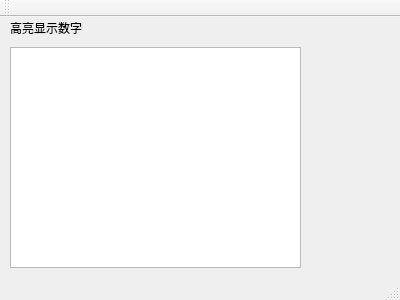
<?xml version="1.0" encoding="UTF-8"?>
<ui version="4.0">
 <class>MainWindow</class>
 <widget class="QMainWindow" name="MainWindow">
  <property name="geometry">
   <rect>
    <x>0</x>
    <y>0</y>
    <width>400</width>
    <height>300</height>
   </rect>
  </property>
  <property name="windowTitle">
   <string>MainWindow</string>
  </property>
  <widget class="QWidget" name="centralWidget">
   <widget class="QTextEdit" name="textEdit">
    <property name="geometry">
     <rect>
      <x>10</x>
      <y>30</y>
      <width>291</width>
      <height>221</height>
     </rect>
    </property>
   </widget>
   <widget class="QLabel" name="label">
    <property name="geometry">
     <rect>
      <x>10</x>
      <y>0</y>
      <width>81</width>
      <height>21</height>
     </rect>
    </property>
    <property name="text">
     <string>高亮显示数字</string>
    </property>
   </widget>
  </widget>
  <widget class="QToolBar" name="mainToolBar">
   <attribute name="toolBarArea">
    <enum>TopToolBarArea</enum>
   </attribute>
   <attribute name="toolBarBreak">
    <bool>false</bool>
   </attribute>
  </widget>
  <widget class="QStatusBar" name="statusBar"/>
 </widget>
 <layoutdefault spacing="6" margin="11"/>
 <resources/>
 <connections/>
</ui>
